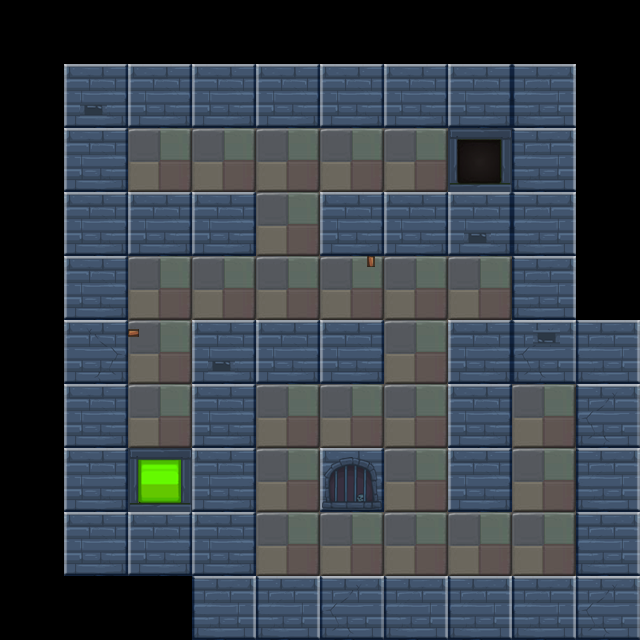

A level layout from a 2D game, rendered from its tile map. Below: a short description, then the map file with tile-grid data replaced by summaries:
An orthogonal 10x10 tile map with 64x64 px tiles, 2 tile layers (bg1, fg1) and 24 objects (13x wall, 2x enemy, player, banzi, mutiaoL, ...).

<map version="1.0" orientation="orthogonal" renderorder="right-down" width="10" height="10" tilewidth="64" tileheight="64">
 <properties>
  <property name="maxStep" value="16" />
 </properties>
 <tileset firstgid="1" name="lv3map" tilewidth="64" tileheight="64">
  <image source="lv3map.png" width="256" height="256" />
 </tileset>
 <layer name="bg1" width="10" height="10">
  <data>[100 cells, 75 non-empty, 5 distinct tile ids]</data>
 </layer>
 <layer name="fg1" width="10" height="10">
  <data>[100 cells, 10 non-empty, 6 distinct tile ids]</data>
 </layer>
 <objectgroup name="obj1">
  <object name="wall" x="64" y="64" width="512" height="64" />
  <object name="wall" x="64" y="64" width="64" height="512" />
  <object name="wall" x="64" y="512" width="192" height="64" />
  <object name="wall" x="192" y="320" width="192" height="64" />
  <object name="wall" x="192" y="320" width="64" height="256" />
  <object name="wall" x="64" y="192" width="192" height="64" />
  <object name="wall" x="320" y="192" width="256" height="64" />
  <object name="wall" x="512" y="64" width="64" height="320" />
  <object name="wall" x="448" y="320" width="64" height="192" />
  <object name="wall" x="448" y="320" width="192" height="64" />
  <object name="wall" x="576" y="320" width="64" height="320" />
  <object name="wall" x="192" y="576" width="448" height="64" />
  <object name="wall" x="320" y="448" width="64" height="64" />
  <object name="player" x="128" y="128" width="64" height="64" />
  <object name="enemy" x="384" y="128" width="64" height="64" />
  <object name="enemy" x="448" y="256" width="64" height="64" />
  <object name="banzi" x="128" y="320" width="64" height="13" />
  <object name="mutiaoL" x="320" y="128" width="64" height="64">
   <properties>
    <property name="isOver" value="false" />
   </properties>
  </object>
  <object name="box" x="128" y="448" width="64" height="64" />
  <object name="door" x="512" y="384" width="64" height="64" />
  <object name="banziL" x="371" y="256" width="13" height="64" />
  <object name="key" x="256" y="448" width="64" height="64">
   <properties>
    <property name="active" value="false" />
   </properties>
  </object>
  <object name="fang" x="128" y="448" width="64" height="64">
   <properties>
    <property name="target" value="mutiaoL" />
   </properties>
  </object>
  <object name="dong" x="448" y="128" width="64" height="64" />
 </objectgroup>
</map>